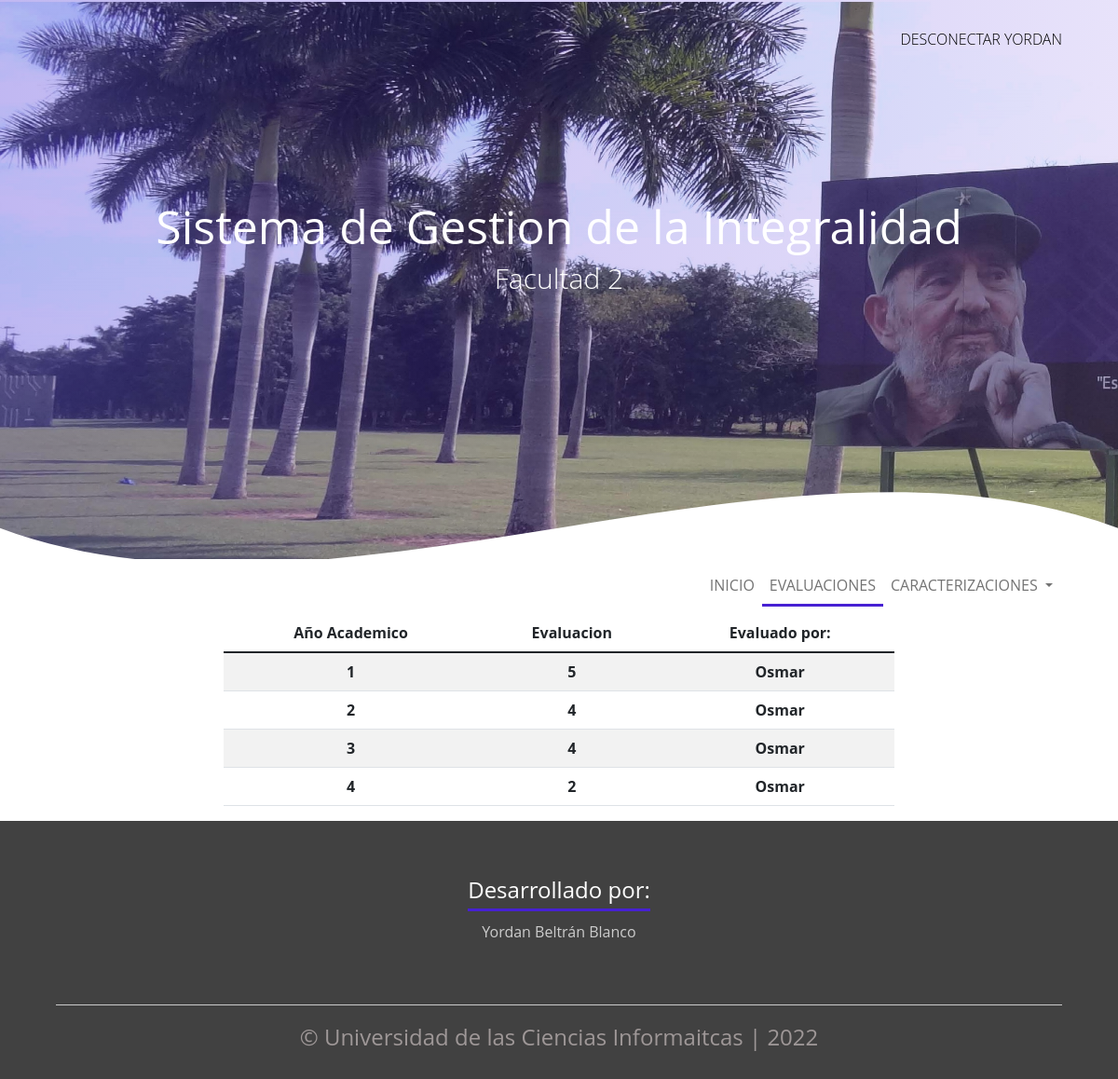
Page /autoevaluaciones/ (signed in) on the committed database.
### SGI_APP/models.py (models this page shows, shortened)
class Evaluacion(models.Model):
    nota = models.IntegerField()
    caracterizacion = models.OneToOneField('Caracterizacion', null=True, on_delete=CASCADE)
    profesor = models.ForeignKey('Profesor', null=True, on_delete=CASCADE)
    class Meta:
        verbose_name = 'Evaluacion'
        verbose_name_plural = 'Evaluaciones'

class Caracterizacion(models.Model):
    anno = models.PositiveIntegerField(verbose_name='Año', null=True)
    investigacion = models.TextField(verbose_name='Investigacion')
    cultura = models.TextField(verbose_name='Cultura')
    docencia = models.TextField(verbose_name='Docencia')
    extension = models.TextField(verbose_name='Extension')
    estudiante = models.ForeignKey('Estudiante', on_delete=CASCADE)
    creado = models.DateTimeField(auto_now_add=True, null=True)
    modificado = models.DateTimeField(auto_now=True, null=True)
    class Meta:
        verbose_name = 'Caracterizacion'
        verbose_name_plural = 'Caracterizaciones'

class Profesor(models.Model):
    usuario = models.OneToOneField(User, null=True, on_delete=CASCADE)
    grupo = models.OneToOneField('Grupo',null=True, on_delete=CASCADE)
    departamento = models.TextField()
    solapin = models.TextField()
    class Meta:
        verbose_name = 'Profesor'
        verbose_name_plural = 'Profesores'

### SGI_APP/views.py (the view)
# urls.py: path('autoevaluaciones/', views.autoevaluaciones, name="Autoevaluaciones"),
@login_required
def autoevaluaciones(request):
    try:
        if request.user.estudiante:
            list_evaluaciones = Evaluacion.objects.filter(
                caracterizacion__estudiante__usuario__username=request.user.username).order_by('caracterizacion__anno')
            nombre = "Evaluaciones"
            return render(request, 'autoevaluaciones-est.html', {"list_e": list_evaluaciones, "nombre":nombre})
    except Estudiante.DoesNotExist:
        try:
            if request.user.profesor:
                try:
                    if request.method =='POST':
                        investigacion = request.POST['investigacion']
                        cultura = request.POST['cultura']
                        docencia = request.POST['docencia']
                        extension = request.POST['extension']
                        nota = request.POST['nota']
                        id_caracterizacion = request.GET['id_caract']
                        caract = Caracterizacion.objects.get(id = id_caracterizacion)
                        caract.cultura = cultura
                        caract.docencia = docencia
                        caract.extension = extension
                        caract.investigacion = investigacion
                        caract.save()
                        evaluacion = Evaluacion.objects.get(caracterizacion = caract)
                        evaluacion.nota = nota
                        evaluacion.profesor = request.user.profesor
                        evaluacion.save()
                        messages.add_message(request,messages.SUCCESS, 'Evaluacion Realizada')
                except ValueError:
                    messages.add_message(request,messages.INFO, 'No se realizo la Evaluacion')
                list_evaluaciones = Evaluacion.objects.filter(
                    caracterizacion__estudiante__grupo__numero = request.user.profesor.grupo.numero).order_by('caracterizacion__anno')
                evaluacion_1=list_evaluaciones.filter(caracterizacion__anno=1)
                evaluacion_2=list_evaluaciones.filter(caracterizacion__anno=2)
                evaluacion_3=list_evaluaciones.filter(caracterizacion__anno=3)
                evaluacion_4=list_evaluaciones.filter(caracterizacion__anno=4)
                print (list_evaluaciones)
                nombre = "Caracterizaciones"
                return render(request,'autoevaluaciones-prof.html',{"list_eval":list_evaluaciones, "nombre":nombre,
                                                                    "evaluacion_1":evaluacion_1,"evaluacion_2":evaluacion_2,
                                       "evaluacion_3":evaluacion_3,"evaluacion_4":evaluacion_4})
        except Profesor.DoesNotExist:
            return HttpResponse('NO TIENE PERMISOS')

### SGI_APP/templates/autoevaluaciones-est.html (shortened to what this page needs)
{% extends "./base.html" %}
{% load static %}
{% block body %}
        <div class="table-responsive">
            <table class="table table-striped">
                <thead>
                <tr>
                    <th>Año Academico</th>
                    <th>Evaluacion</th>
                    <th>Evaluado por:</th>
                </tr>
                </thead>
                <tbody>
                {% for e in list_e %}
                    <tr>
                        <th>
                            {{ e.caracterizacion.anno }}
                        </th>
                        <th>
                            {% if e.nota == 0 %}
                                Aun sin Evaluar
                            {% else %}
                                {{e.nota}}
                            {% endif %}
                            </th>
                        <th>
                            {{ e.profesor.usuario.first_name }}
                        </th>
                    </tr>
                {% endfor %}
                </tbody>
            </table>
        </div>
    </main>
{% endblock %}

### SGI_APP/templates/base.html (shortened to what this page needs)
{% load static %}
<!DOCTYPE html>
<html lang="en">
<head>
    <link rel="stylesheet" href="{% static 'css/bootstrap.min.css' %}">
    <link rel="stylesheet" href="{% static 'css/estilos.css' %}">
</head>
<body>
<header class="header1">
    <nav>
        <a href="{% url 'LogOut' %}">Desconectar {{ request.user.first_name }}</a>
    </nav>
    <section class="textos-header">
        <h1>Sistema de Gestion de la Integralidad</h1>
        <h2>Facultad 2</h2>
    </section>
    <div class="wave" style="height: 100px; overflow: hidden;">
        <svg viewBox="0 0 500 150" preserveAspectRatio="none"
             style="height: 200%; width: 100%;">
            <path d="M0.00,49.98 C150.00,150.00 349.20,-50.00 500.00,49.98 L500.00,150.00 L0.00,150.00 Z"
                  style="stroke: none; fill: #fff;"></path>
        </svg>
    </div>
</header>
<main>
    <section class="nav-principal">
        <nav class="navbar navbar-expand-lg navbar-light text-uppercase fs-6">
            <div class="container-fluid">
                <div class="collapse navbar-collapse" id="navbarNavDropdown">
                    <ul class="navbar-nav">
                        <li class="nav-item">
                            <a class="nav-link {% if request.path == '/' %} activo {% endif %}" aria-current="page"
                               href="{% url 'Home' %}">Inicio</a>
                        </li>
                        <li class="nav-item">
                            <a class="nav-link {% if request.path == '/autoevaluaciones/' %} activo {% endif %}"
                               href="{% url 'Autoevaluaciones' %}">{{nombre}}</a>
                        </li>
                        {% block Caracterizacion %}
                            <li class="nav-item dropdown">
                            <a class="nav-link dropdown-toggle" href="#" id="navbarDropdownMenuLink" role="button"
                               data-bs-toggle="dropdown" aria-expanded="false">
                                Caracterizaciones
                            </a>
                            </li>
                        {% endblock %}
                    </ul>
                </div>
            </div>
        </nav>
    </section>
    {% block body %}
    {% endblock %}
    <footer>
        <div class="contenedor-footer">
            <div class="content-foo">
                <h4>Desarrollado por:</h4>
                <p>Yordan Beltrán Blanco</p>
            </div>
        </div>
        <h2 class="titulo-final">&copy; Universidad de las Ciencias Informaitcas | 2022</h2>
    </footer>
</body>

### SGI_APP/static/css/estilos.css (style rules this page uses)
* { margin: 0; padding: 0; box-sizing: border-box; }
body { font-family: 'open sans'; width: 100%; }
.header1 { width: 100%; height: 600px; background: #2e2bc9; background: -webkit-linear-gradient(to right, hsla(251, 85%, 37%, 0.459), hsla(317, 45%, 52%, 0.664)), url(../img/imagen-uci.jpg); background: linear-gradient(to right, hsla(249, 88%, 44%, 0.295), hsla(253, 72%, 55%, 0.144)), url(../img/imagen-uci.jpg); background-size: cover; background-attachment: fixed no-repeat 40% 40%; position: relative; }
nav { text-align: right; padding: 30px 50px 0 0; }
nav > a { color:rgb(0, 0, 0); font-weight: 300; text-decoration: none; margin-right: 10px; text-transform: uppercase; }
.header1 .textos-header { display: flex; height: 430px; width: 100%; align-items: center; justify-content: center; flex-direction: column; text-align: center; }
.textos-header h1 { font-size: 50px; color:#fff; }
.textos-header h2 { font-size: 30px; font-weight: 300; color:#fff; }
.wave { position: absolute; bottom: 0; width: 100%; }
footer { background: #414141; padding: 60px 0 30px 0; margin: auto; overflow: hidden; }
.contenedor-footer { display: flex; width: 90%; justify-content: space-evenly; margin: auto; padding-bottom: 50px; border-bottom: 1px solid #ccc; }
.activo { border-bottom: 3px solid #4720d3; }
.content-foo { text-align: center; }
.content-foo h4 { color: #fff; border-bottom: 3px solid #4720d3; padding-bottom: 5px; margin-bottom: 10px; }
.content-foo p { color: #ccc; }
.titulo-final { text-align: center; font-size: 24px; margin: 20px 0 0 0; color: #9e9797; }
.table-responsive { width: 60%; display: flex; justify-content: center; align-items: center; text-align: center; margin-left: 20%; }
.nav-principal { width: 100%; text-align: right; justify-content: right; display: flex; }

### rows in the picture
Evaluacion: caracterizacion.anno "1", nota "5", profesor.usuario.first_name "Osmar"
Evaluacion: caracterizacion.anno "2", nota "4", profesor.usuario.first_name "Osmar"
Evaluacion: caracterizacion.anno "3", nota "4", profesor.usuario.first_name "Osmar"
Evaluacion: caracterizacion.anno "4", nota "2", profesor.usuario.first_name "Osmar"

### other values in the picture
{{ request.user.first_name }} "YORDAN"
{{ nombre }} "EVALUACIONES"
